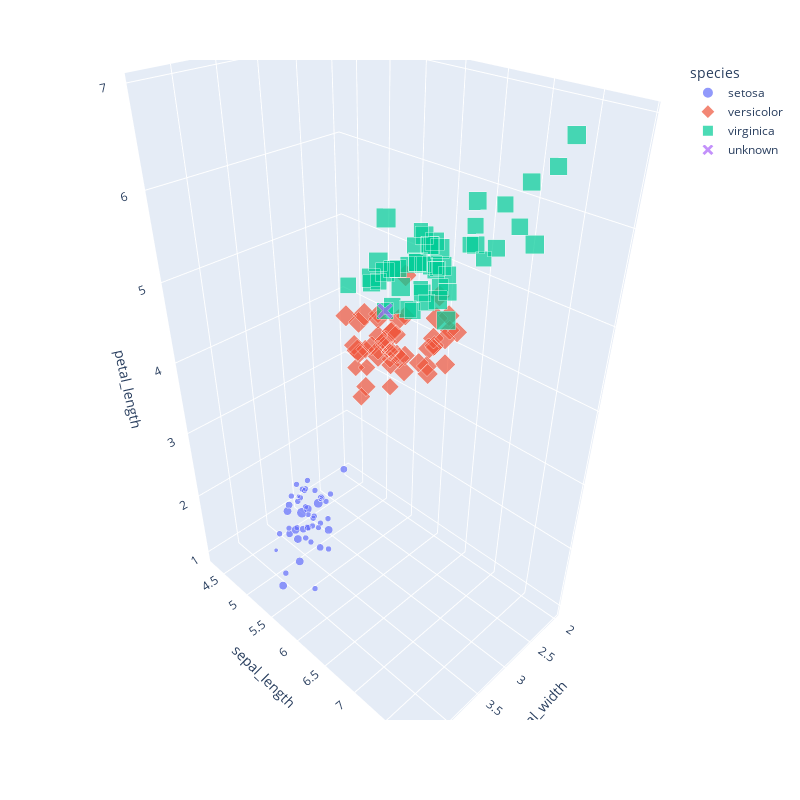

The notebook cell this image was saved under:
### Markdown cell above
### Prédictions

Ajoutons une donnée sans label dans notre base et visualisons la.

### Code cell
import pandas as pd


unknown_value = {"sepal_width":[3,],
                         "sepal_length":[6,],
                         "petal_length":[4.8,],
                         "petal_width":[1.6,],
                         "species":['unknown'],
                         "species_id":[4,],                        
                        }

# On ajoute une nouvelle donnée de classe inconnue
df1 = df = pd.DataFrame(unknown_value)

df2 = px.data.iris()
# On concatene les 2 dataframe
df3 = pd.concat([df2, df1], ignore_index=True)
fig = px.scatter_3d(df3, x="sepal_width", y="sepal_length", z="petal_length", size="petal_width", symbol="species", color="species", width=800, height=800)
fig.show()

### Figure 1 — Plotly figure (JSON) as saved in the notebook; plotly's stock layout.template omitted (floating-point values rounded to 4 significant figures)
{"data": [{"hovertemplate": "species=setosa<br>sepal_width=%{x}<br>sepal_length=%{y}<br>petal_length=%{z}<br>petal_width=%{marker.size}<extra></extra>", "legendgroup": "setosa", "marker": {"color": "#636efa", "size": [0.2, 0.2, 0.2, 0.2, 0.2, 0.4, 0.3, 0.2, 0.2, 0.1, 0.2, 0.2, 0.1, 0.1, 0.2, 0.4, 0.4, 0.3, 0.3, 0.3, 0.2, 0.4, 0.2, 0.5, 0.2, 0.2, 0.4, 0.2, 0.2, 0.2, 0.2, 0.4, 0.1, 0.2, 0.1, 0.2, 0.2, 0.1, 0.2, 0.2, 0.3, 0.3, 0.2, 0.6, 0.4, 0.3, 0.2, 0.2, 0.2, 0.2], "sizemode": "area", "sizeref": 0.00625, "symbol": "circle"}, "mode": "markers", "name": "setosa", "scene": "scene", "showlegend": true, "type": "scatter3d", "x": [3.5, 3, 3.2, 3.1, 3.6, 3.9, 3.4, 3.4, 2.9, 3.1, 3.7, 3.4, 3, 3, 4, 4.4, 3.9, 3.5, 3.8, 3.8, 3.4, 3.7, 3.6, 3.3, 3.4, 3, 3.4, 3.5, 3.4, 3.2, 3.1, 3.4, 4.1, 4.2, 3.1, 3.2, 3.5, 3.1, 3, 3.4, 3.5, 2.3, 3.2, 3.5, 3.8, 3, 3.8, 3.2, 3.7, 3.3], "y": [5.1, 4.9, 4.7, 4.6, 5, 5.4, 4.6, 5, 4.4, 4.9, 5.4, 4.8, 4.8, 4.3, 5.8, 5.7, 5.4, 5.1, 5.7, 5.1, 5.4, 5.1, 4.6, 5.1, 4.8, 5, 5, 5.2, 5.2, 4.7, 4.8, 5.4, 5.2, 5.5, 4.9, 5, 5.5, 4.9, 4.4, 5.1, 5, 4.5, 4.4, 5, 5.1, 4.8, 5.1, 4.6, 5.3, 5], "z": [1.4, 1.4, 1.3, 1.5, 1.4, 1.7, 1.4, 1.5, 1.4, 1.5, 1.5, 1.6, 1.4, 1.1, 1.2, 1.5, 1.3, 1.4, 1.7, 1.5, 1.7, 1.5, 1, 1.7, 1.9, 1.6, 1.6, 1.5, 1.4, 1.6, 1.6, 1.5, 1.5, 1.4, 1.5, 1.2, 1.3, 1.5, 1.3, 1.5, 1.3, 1.3, 1.3, 1.6, 1.9, 1.4, 1.6, 1.4, 1.5, 1.4]}, {"hovertemplate": "species=versicolor<br>sepal_width=%{x}<br>sepal_length=%{y}<br>petal_length=%{z}<br>petal_width=%{marker.size}<extra></extra>", "legendgroup": "versicolor", "marker": {"color": "#EF553B", "size": [1.4, 1.5, 1.5, 1.3, 1.5, 1.3, 1.6, 1, 1.3, 1.4, 1, 1.5, 1, 1.4, 1.3, 1.4, 1.5, 1, 1.5, 1.1, 1.8, 1.3, 1.5, 1.2, 1.3, 1.4, 1.4, 1.7, 1.5, 1, 1.1, 1, 1.2, 1.6, 1.5, 1.6, 1.5, 1.3, 1.3, 1.3, 1.2, 1.4, 1.2, 1, 1.3, 1.2, 1.3, 1.3, 1.1, 1.3], "sizemode": "area", "sizeref": 0.00625, "symbol": "diamond"}, "mode": "markers", "name": "versicolor", "scene": "scene", "showlegend": true, "type": "scatter3d", "x": [3.2, 3.2, 3.1, 2.3, 2.8, 2.8, 3.3, 2.4, 2.9, 2.7, 2, 3, 2.2, 2.9, 2.9, 3.1, 3, 2.7, 2.2, 2.5, 3.2, 2.8, 2.5, 2.8, 2.9, 3, 2.8, 3, 2.9, 2.6, 2.4, 2.4, 2.7, 2.7, 3, 3.4, 3.1, 2.3, 3, 2.5, 2.6, 3, 2.6, 2.3, 2.7, 3, 2.9, 2.9, 2.5, 2.8], "y": [7, 6.4, 6.9, 5.5, 6.5, 5.7, 6.3, 4.9, 6.6, 5.2, 5, 5.9, 6, 6.1, 5.6, 6.7, 5.6, 5.8, 6.2, 5.6, 5.9, 6.1, 6.3, 6.1, 6.4, 6.6, 6.8, 6.7, 6, 5.7, 5.5, 5.5, 5.8, 6, 5.4, 6, 6.7, 6.3, 5.6, 5.5, 5.5, 6.1, 5.8, 5, 5.6, 5.7, 5.7, 6.2, 5.1, 5.7], "z": [4.7, 4.5, 4.9, 4, 4.6, 4.5, 4.7, 3.3, 4.6, 3.9, 3.5, 4.2, 4, 4.7, 3.6, 4.4, 4.5, 4.1, 4.5, 3.9, 4.8, 4, 4.9, 4.7, 4.3, 4.4, 4.8, 5, 4.5, 3.5, 3.8, 3.7, 3.9, 5.1, 4.5, 4.5, 4.7, 4.4, 4.1, 4, 4.4, 4.6, 4, 3.3, 4.2, 4.2, 4.2, 4.3, 3, 4.1]}, {"hovertemplate": "species=virginica<br>sepal_width=%{x}<br>sepal_length=%{y}<br>petal_length=%{z}<br>petal_width=%{marker.size}<extra></extra>", "legendgroup": "virginica", "marker": {"color": "#00cc96", "size": [2.5, 1.9, 2.1, 1.8, 2.2, 2.1, 1.7, 1.8, 1.8, 2.5, 2, 1.9, 2.1, 2, 2.4, 2.3, 1.8, 2.2, 2.3, 1.5, 2.3, 2, 2, 1.8, 2.1, 1.8, 1.8, 1.8, 2.1, 1.6, 1.9, 2, 2.2, 1.5, 1.4, 2.3, 2.4, 1.8, 1.8, 2.1, 2.4, 2.3, 1.9, 2.3, 2.5, 2.3, 1.9, 2, 2.3, 1.8], "sizemode": "area", "sizeref": 0.00625, "symbol": "square"}, "mode": "markers", "name": "virginica", "scene": "scene", "showlegend": true, "type": "scatter3d", "x": [3.3, 2.7, 3, 2.9, 3, 3, 2.5, 2.9, 2.5, 3.6, 3.2, 2.7, 3, 2.5, 2.8, 3.2, 3, 3.8, 2.6, 2.2, 3.2, 2.8, 2.8, 2.7, 3.3, 3.2, 2.8, 3, 2.8, 3, 2.8, 3.8, 2.8, 2.8, 2.6, 3, 3.4, 3.1, 3, 3.1, 3.1, 3.1, 2.7, 3.2, 3.3, 3, 2.5, 3, 3.4, 3], "y": [6.3, 5.8, 7.1, 6.3, 6.5, 7.6, 4.9, 7.3, 6.7, 7.2, 6.5, 6.4, 6.8, 5.7, 5.8, 6.4, 6.5, 7.7, 7.7, 6, 6.9, 5.6, 7.7, 6.3, 6.7, 7.2, 6.2, 6.1, 6.4, 7.2, 7.4, 7.9, 6.4, 6.3, 6.1, 7.7, 6.3, 6.4, 6, 6.9, 6.7, 6.9, 5.8, 6.8, 6.7, 6.7, 6.3, 6.5, 6.2, 5.9], "z": [6, 5.1, 5.9, 5.6, 5.8, 6.6, 4.5, 6.3, 5.8, 6.1, 5.1, 5.3, 5.5, 5, 5.1, 5.3, 5.5, 6.7, 6.9, 5, 5.7, 4.9, 6.7, 4.9, 5.7, 6, 4.8, 4.9, 5.6, 5.8, 6.1, 6.4, 5.6, 5.1, 5.6, 6.1, 5.6, 5.5, 4.8, 5.4, 5.6, 5.1, 5.1, 5.9, 5.7, 5.2, 5, 5.2, 5.4, 5.1]}, {"hovertemplate": "species=unknown<br>sepal_width=%{x}<br>sepal_length=%{y}<br>petal_length=%{z}<br>petal_width=%{marker.size}<extra></extra>", "legendgroup": "unknown", "marker": {"color": "#ab63fa", "size": [1.6], "sizemode": "area", "sizeref": 0.00625, "symbol": "x"}, "mode": "markers", "name": "unknown", "scene": "scene", "showlegend": true, "type": "scatter3d", "x": [3], "y": [6], "z": [4.8]}], "layout": {"height": 800, "legend": {"itemsizing": "constant", "title": {"text": "species"}, "tracegroupgap": 0}, "margin": {"t": 60}, "scene": {"aspectmode": "auto", "aspectratio": {"x": 0.6473, "y": 0.9709, "z": 1.591}, "domain": {"x": [0, 1], "y": [0, 1]}, "xaxis": {"title": {"text": "sepal_width"}, "type": "linear"}, "yaxis": {"title": {"text": "sepal_length"}, "type": "linear"}, "zaxis": {"title": {"text": "petal_length"}, "type": "linear"}}, "width": 800}}
